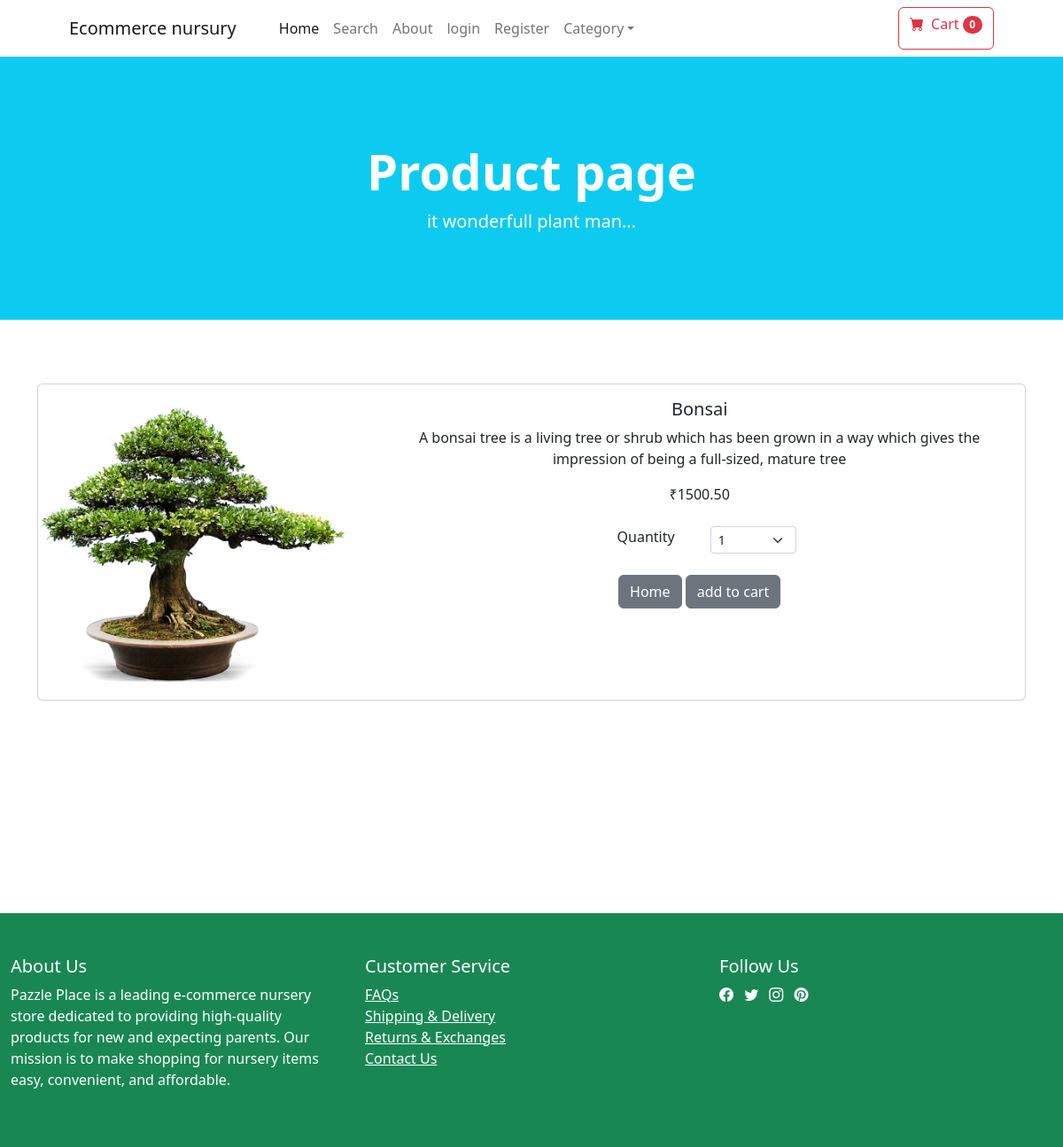
The page /product/8 on the database its author committed.
### store/models.py (models this page shows, shortened)
class Product(models.Model):
    name =models.CharField(max_length=50)
    price =models.DecimalField(default=0,decimal_places=2,max_digits=7)
    category =models.ForeignKey(Category,on_delete=models.CASCADE, default=1)
    description =models.CharField(max_length=150,default='', blank=True, null=True)
    image =models.ImageField(upload_to='upload/product/')
    is_sale =models.BooleanField(default=False)
    sale_price = models.DecimalField(default=0,decimal_places=2,max_digits=7)

### store/views.py (the view)
# urls.py: path('product/<int:pk>', views.product,name="product"),#pk is number fo product prinary key
def product(request,pk):
    product = Product.objects.get(id=pk)
    return render(request, 'product.html', {'product':product})

### cart/cart.py (called while the page is built)
        def __len__(self):
                return len(self.cart)

### cart/context_processer.py (called while the page is built)
def cart(request):
    return {'cart': Cart(request)}

### store/templates/product.html (shortened to what this page needs)
{% extends 'base.html' %}
{% block content %}
<header class="bg-info py-5">
  <div class="container px-4 px-lg-5 my-5">
      <div class="text-center text-white">
          <h1 class="display-4 fw-bolder">Product page</h1>
          <p class="lead fw-normal text-dark-50 mb-0">it wonderfull plant man...</p>
      </div>
  </div>
</header>
<br/>
<br/>
<br/>
<div class="container">
<div class="card mb-8">
  <div class="row g-10">
    <div class="col-md-4">
      <img src="{{ product.image.url }}" class="img-fluid rounded-start" alt="...">
    </div>
    <div class="col-md-8">
      <div class="card-body">
        <center>
        <h5 class="card-title">{{ product.name }}</h5>
        <p class="card-text">{{ product.description }}</p>
        {% if product.is_sale %}
        <strike>₹ {{ product.price }}</strike>
        &nbsp;
       ₹{{ product.sale_price }}
        {% else %}
        ₹{{ product.price }}
        {% endif %}
        <br/><br/>
        <div class="row justify-content-center">
          <div class="col-md-2">Quantity</div>
          <div class="col-md-2">
        <select class="form-select form-select-sm" id="qty-cart">
          <option value="1">1</option>
        </select>
      </div>
    </div>
      <br/>
      <a href="{% url 'home'%}" class="btn btn-secondary">Home</a>
      <button type="button" value="{{ product.id }}" class="btn btn-secondary" id="add-cart">add to cart</button>
    </center>
      </div>
    </div>
  </div>
</div>
</div>
<br/><br/>
<br/><br/>
<br/><br/>
<br/><br/>
<br/><br/>
{% endblock %}

### rows shown on the page
Product: image (picture), name "Bonsai", description "A bonsai tree is a living tree or shrub which has been grown in a way which gives the impression of being a full-sized, mature tree", price "1500.50"

### other values the page prints
{{ cart|length }} "0"
